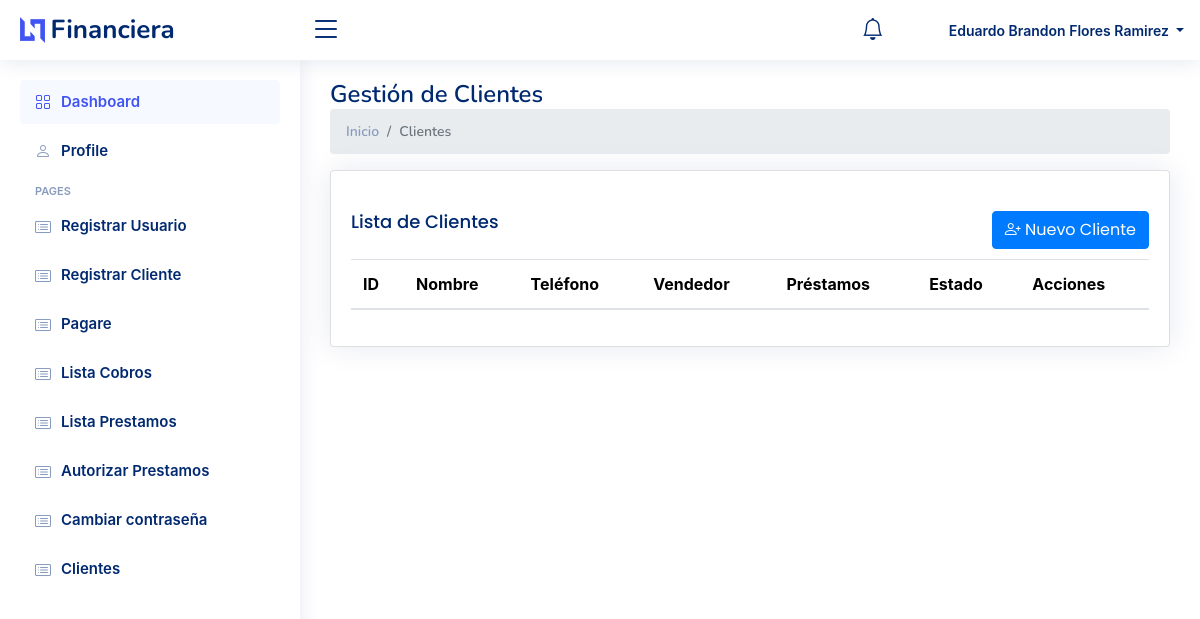
Page /clientes.php (signed in) on the earlier database version.
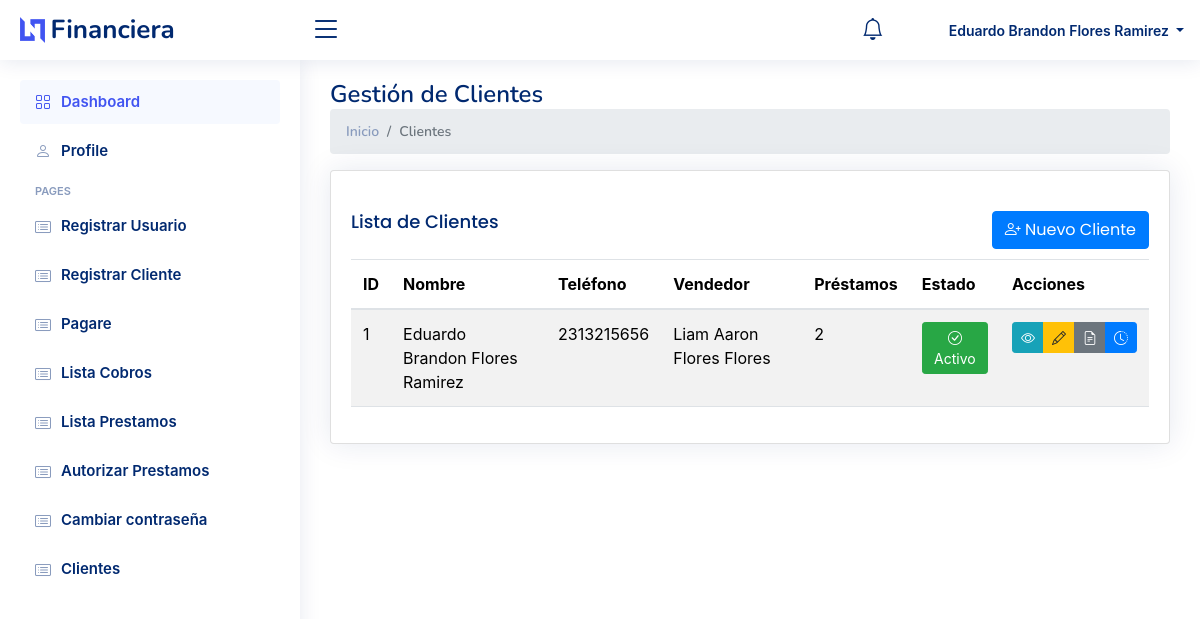
Same page on the later database version.
### tables this page shows
CREATE TABLE `clientes` (
  `id` bigint(20) NOT NULL,
  `nombre_completo` varchar(255) NOT NULL,
  `fecha_nacimiento` date NOT NULL,
  `email` varchar(255) NOT NULL,
  `telefono` varchar(20) NOT NULL,
  `genero` char(1) NOT NULL,
  `id_vendedor` bigint(20) DEFAULT NULL,
  `ruta_firma` varchar(255) DEFAULT NULL,
  `estado` enum('Activo','Inactivo') NOT NULL DEFAULT 'Activo'
);

CREATE TABLE `usuarios` (
  `id` bigint(20) NOT NULL,
  `nombre` varchar(255) NOT NULL,
  `usuario` varchar(255) NOT NULL,
  `password` varchar(255) NOT NULL,
  `tipo_usuario` enum('vendedor','autorizador','master') NOT NULL,
  `profile_image` varchar(255) DEFAULT 'assets/img/profile-img.jpg',
  `telefono` varchar(20) DEFAULT NULL,
  `ultima_actualizacion` datetime DEFAULT NULL
);

### clientes.php (the view, shortened to what the changed rows need)
<?php
require_once 'config.php';
$es_admin = in_array($_SESSION['user']['tipo_usuario'], ['master', 'autorizador']);
try {
    $sql = "SELECT
        c.*,
        COALESCE(p.total_prestamos, 0) as total_prestamos,
        u.nombre as nombre_vendedor
    FROM clientes c
    LEFT JOIN usuarios u ON c.id_vendedor = u.id
    LEFT JOIN (
        SELECT cliente_id, COUNT(*) as total_prestamos
        FROM prestamos
        GROUP BY cliente_id
    ) p ON c.id = p.cliente_id";
    $sql .= " ORDER BY c.id DESC";
    $stmt = $conn->prepare($sql);
    $stmt->execute();
    $clientes = $stmt->fetchAll(PDO::FETCH_ASSOC);
} catch (PDOException $e) {
    error_log("Error en consulta de clientes: " . $e->getMessage());
    error_log("SQL State: " . $e->getCode());
    $_SESSION['error'] = "Error al cargar los clientes: " . $e->getMessage();
    $clientes = [];
}
include 'views/head.php';
?>
<main id="main" class="main">
    <div class="pagetitle">
        <h1>Gestión de Clientes</h1>
    </div>
    <section class="section">
        <div class="row">
            <div class="col-lg-12">
                <div class="card">
                    <div class="card-body">
                        <div class="table-responsive">
                            <table class="table table-striped table-hover datatable">
                                <thead>
                                    <tr>
                                        <th>ID</th>
                                        <th>Nombre</th>
                                        <th>Teléfono</th>
                                        <?php if ($es_admin): ?>
                                            <th>Vendedor</th>
                                        <?php endif; ?>
                                        <th>Préstamos</th>
                                        <th>Estado</th>
                                        <th>Acciones</th>
                                    </tr>
                                </thead>
                                <tbody>
                                    <?php foreach ($clientes as $cliente): ?>
                                        <tr>
                                            <td><?php echo $cliente['id']; ?></td>
                                            <td><?php echo htmlspecialchars($cliente['nombre_completo']); ?></td>
                                            <td><?php echo htmlspecialchars($cliente['telefono']); ?></td>
                                            <?php if ($es_admin): ?>
                                                <td><?php echo htmlspecialchars($cliente['nombre_vendedor']); ?></td>
                                            <?php endif; ?>
                                            <td><?php echo $cliente['total_prestamos']; ?></td>
                                            <td>
                                                <?php if ($es_admin): ?>
                                                    <button type="button"
                                                            class="btn btn-sm <?php echo $cliente['estado'] === 'Activo' ? 'btn-success' : 'btn-danger'; ?>"
                                                            onclick="cambiarEstadoCliente(<?php echo $cliente['id']; ?>, '<?php echo $cliente['estado'] === 'Activo' ? 'Inactivo' : 'Activo'; ?>')"
                                                            title="Cambiar estado">
                                                        <i class="bi <?php echo $cliente['estado'] === 'Activo' ? 'bi-check-circle' : 'bi-x-circle'; ?>"></i>
                                                        <?php echo $cliente['estado']; ?>
                                                    </button>
                                                <?php else: ?>
                                                    <span class="badge bg-<?php echo $cliente['estado'] === 'Activo' ? 'success' : 'danger'; ?>">
                                                        <?php echo $cliente['estado']; ?>
                                                    </span>
                                                <?php endif; ?>
                                            </td>
                                            <td>
                                                <div class="btn-group">
                                                    <a href="ver_cliente.php?id=<?php echo $cliente['id']; ?>"
                                                       class="btn btn-info btn-sm" title="Ver detalles">
                                                        <i class="bi bi-eye"></i>
                                                    </a>
                                                    <?php if ($es_admin): ?>
                                                        <a href="editar_cliente.php?id=<?php echo $cliente['id']; ?>"
                                                           class="btn btn-warning btn-sm" title="Editar">
                                                            <i class="bi bi-pencil"></i>
                                                        </a>
                                                    <?php endif; ?>
                                                    <a href="documentos_cliente.php?id=<?php echo $cliente['id']; ?>"
                                                       class="btn btn-secondary btn-sm" title="Documentos">
                                                        <i class="bi bi-file-earmark-text"></i>
                                                    </a>
                                                    <button type="button"
                                                            class="btn btn-primary btn-sm"
                                                            title="Historial de Préstamos"
                                                            onclick="verHistorialPrestamos(<?php echo $cliente['id']; ?>, '<?php echo htmlspecialchars($cliente['nombre_completo']); ?>')">
                                                        <i class="bi bi-clock-history"></i>
                                                    </button>
                                                </div>
                                            </td>
                                        </tr>
                                    <?php endforeach; ?>
                                </tbody>
                            </table>
                        </div>
                    </div>
                </div>
            </div>
        </div>
    </section>
</main>

Differences in the rows shown:
added clientes: id "1", nombre_completo "Eduardo Brandon Flores Ramirez", telefono "2313215656", id_vendedor.nombre "Liam Aaron Flores Flores", total_prestamos "2", estado "Activo"
